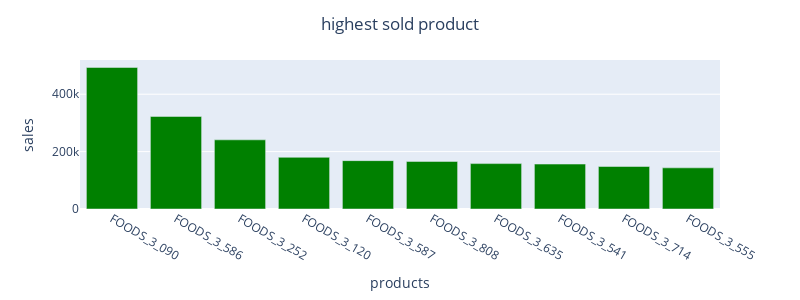
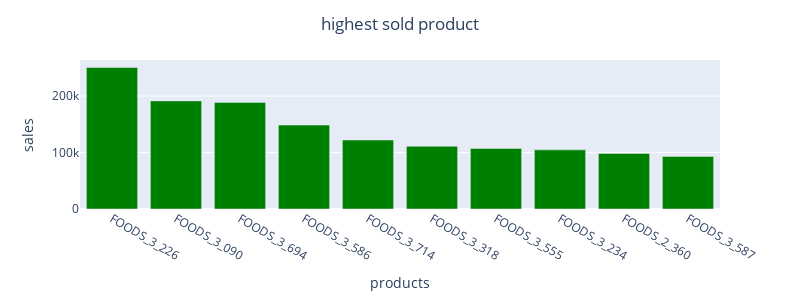

Notebook code for these charts, in order:
### Code cell
# Most saled products for each state

for i in ['CA','WI','TX']:
  most_sales = sales[sales['state_id']==i]
  most_sales = most_sales.groupby('item_id').sum()
  most_sales = most_sales.sum(axis=1)
  most_sales=most_sales.sort_values(ascending=False)[:10]


  fig=px.bar(x=most_sales.index,y=most_sales.values)
  fig.update_layout(title='highest sold product ',title_x=0.5,width=800, height=300,xaxis_title='products',yaxis_title='sales')
  fig.update_traces(marker_color='green',row=1,col=1)
  fig.show()

### Figure 1 — Plotly figure (JSON) as saved in the notebook; plotly's stock layout.template omitted (floating-point values rounded to 4 significant figures)
{"data": [{"alignmentgroup": "True", "hovertemplate": "x=%{x}<br>y=%{y}<extra></extra>", "legendgroup": "", "marker": {"color": "green", "pattern": {"shape": ""}}, "name": "", "offsetgroup": "", "orientation": "v", "showlegend": false, "textposition": "auto", "type": "bar", "x": ["FOODS_3_090", "FOODS_3_586", "FOODS_3_252", "FOODS_3_120", "FOODS_3_587", "FOODS_3_808", "FOODS_3_635", "FOODS_3_541", "FOODS_3_714", "FOODS_3_555"], "xaxis": "x", "y": [493312, 322582, 241062, 180106, 168525, 165787, 158206, 156597, 148136, 143403], "yaxis": "y"}], "layout": {"barmode": "relative", "height": 300, "legend": {"tracegroupgap": 0}, "margin": {"t": 60}, "title": {"text": "highest sold product ", "x": 0.5}, "width": 800, "xaxis": {"anchor": "y", "domain": [0, 1], "title": {"text": "products"}}, "yaxis": {"anchor": "x", "domain": [0, 1], "title": {"text": "sales"}}}}

### Figure 2 — Plotly figure (JSON) as saved in the notebook; plotly's stock layout.template omitted (floating-point values rounded to 4 significant figures)
{"data": [{"alignmentgroup": "True", "hovertemplate": "x=%{x}<br>y=%{y}<extra></extra>", "legendgroup": "", "marker": {"color": "green", "pattern": {"shape": ""}}, "name": "", "offsetgroup": "", "orientation": "v", "showlegend": false, "textposition": "auto", "type": "bar", "x": ["FOODS_3_226", "FOODS_3_090", "FOODS_3_694", "FOODS_3_586", "FOODS_3_714", "FOODS_3_318", "FOODS_3_555", "FOODS_3_234", "FOODS_2_360", "FOODS_3_587"], "xaxis": "x", "y": [250707, 191505, 188827, 148662, 122096, 111131, 107137, 104761, 98399, 93071], "yaxis": "y"}], "layout": {"barmode": "relative", "height": 300, "legend": {"tracegroupgap": 0}, "margin": {"t": 60}, "title": {"text": "highest sold product ", "x": 0.5}, "width": 800, "xaxis": {"anchor": "y", "domain": [0, 1], "title": {"text": "products"}}, "yaxis": {"anchor": "x", "domain": [0, 1], "title": {"text": "sales"}}}}
